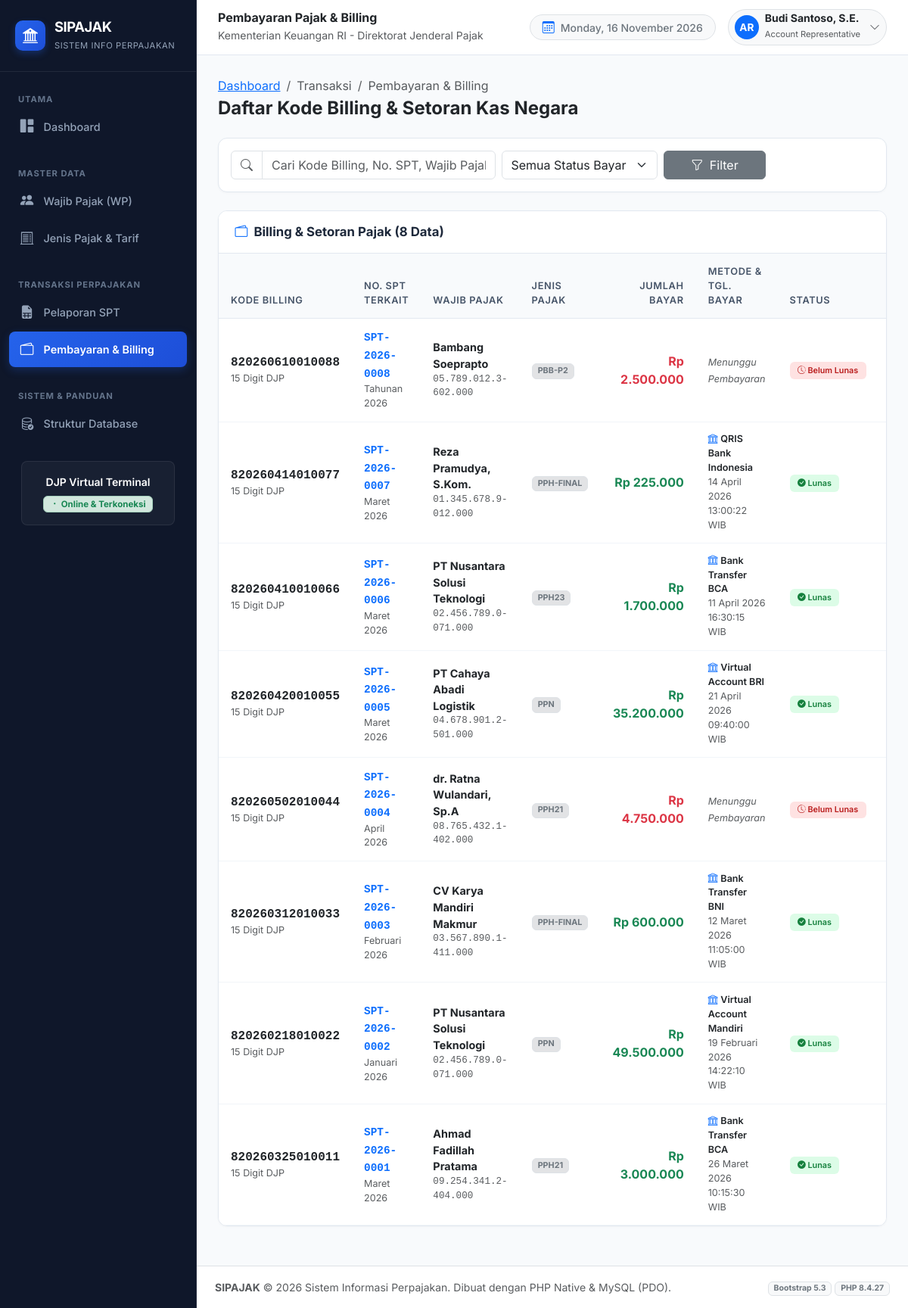
The app's page /pembayaran/index.php with its own data.
### tables this page shows
CREATE TABLE `pembayaran_pajak` (
  `id` int NOT NULL,
  `kode_billing` varchar(50) NOT NULL,
  `id_pelaporan` int NOT NULL,
  `jumlah_bayar` decimal(15,2) NOT NULL,
  `metode_bayar` varchar(50) DEFAULT NULL,
  `tanggal_bayar` datetime DEFAULT NULL,
  `status_bayar` enum('LUNAS','BELUM LUNAS') NOT NULL DEFAULT 'BELUM LUNAS',
  `created_at` timestamp NULL DEFAULT CURRENT_TIMESTAMP,
  `updated_at` timestamp NULL DEFAULT CURRENT_TIMESTAMP ON UPDATE CURRENT_TIMESTAMP
);

CREATE TABLE `pelaporan_spt` (
  `id` int NOT NULL,
  `nomor_spt` varchar(50) NOT NULL,
  `id_wajib_pajak` int NOT NULL,
  `id_jenis_pajak` int NOT NULL,
  `id_petugas` int NOT NULL,
  `masa_pajak` varchar(20) NOT NULL,
  `tahun_pajak` int NOT NULL,
  `dasar_pengenaan_pajak` decimal(15,2) NOT NULL,
  `pajak_terutang` decimal(15,2) NOT NULL,
  `tanggal_lapor` date NOT NULL,
  `status_lapor` enum('TEPAT WAKTU','TERLAMBAT') NOT NULL,
  `created_at` timestamp NULL DEFAULT CURRENT_TIMESTAMP,
  `updated_at` timestamp NULL DEFAULT CURRENT_TIMESTAMP ON UPDATE CURRENT_TIMESTAMP
);

CREATE TABLE `wajib_pajak` (
  `id` int NOT NULL,
  `npwp` varchar(25) NOT NULL,
  `nik` varchar(20) NOT NULL,
  `nama_wajib_pajak` varchar(150) NOT NULL,
  `jenis_wp` enum('OP','Badan') NOT NULL,
  `alamat` text NOT NULL,
  `no_telepon` varchar(20) NOT NULL,
  `email` varchar(100) NOT NULL,
  `tanggal_daftar` date NOT NULL,
  `created_at` timestamp NULL DEFAULT CURRENT_TIMESTAMP,
  `updated_at` timestamp NULL DEFAULT CURRENT_TIMESTAMP ON UPDATE CURRENT_TIMESTAMP
);

CREATE TABLE `jenis_pajak` (
  `id` int NOT NULL,
  `kode_pajak` varchar(20) NOT NULL,
  `nama_pajak` varchar(100) NOT NULL,
  `tarif_persen` decimal(5,2) NOT NULL,
  `keterangan` text,
  `created_at` timestamp NULL DEFAULT CURRENT_TIMESTAMP,
  `updated_at` timestamp NULL DEFAULT CURRENT_TIMESTAMP ON UPDATE CURRENT_TIMESTAMP
);

### config/database.php (called while the page is built, shortened)
<?php
function base_url($path = '') {
    $protocol = (!empty($_SERVER['HTTPS']) && $_SERVER['HTTPS'] !== 'off' || (isset($_SERVER['SERVER_PORT']) && $_SERVER['SERVER_PORT'] == 443)) ? "https://" : "http://";
    $host = $_SERVER['HTTP_HOST'] ?? 'localhost';
    $scriptDir = str_replace('\\', '/', dirname($_SERVER['SCRIPT_NAME']));
    $pos = strpos($scriptDir, '/databases_pajak');
    if ($pos !== false) {
        $root = substr($scriptDir, 0, $pos + strlen('/databases_pajak'));
    } else {
        $root = '';
    }
    $cleanPath = ltrim($path, '/');
    return rtrim($protocol . $host . $root, '/') . ($cleanPath ? '/' . $cleanPath : '');
}
function format_rupiah($angka) {
    return 'Rp ' . number_format((float)$angka, 0, ',', '.');
}
function format_tanggal($tanggal, $dengan_waktu = false) {
    $bulan_indo = [
        1 => 'Januari', 'Februari', 'Maret', 'April', 'Mei', 'Juni',
        'Juli', 'Agustus', 'September', 'Oktober', 'November', 'Desember'
    ];
    $time = strtotime($tanggal);
    $tgl = date('d', $time);
    $bln = (int)date('m', $time);
    $thn = date('Y', $time);
    $hasil = $tgl . ' ' . ($bulan_indo[$bln] ?? '') . ' ' . $thn;
    if ($dengan_waktu) {
        $hasil .= ' ' . date('H:i:s', $time) . ' WIB';
    }
    return $hasil;
}

### pembayaran/index.php (the view, shortened to what this page needs)
<?php
require_once __DIR__ . '/../config/database.php';
$search = trim($_GET['search'] ?? '');
$query = "SELECT
    b.*,
    s.nomor_spt,
    s.masa_pajak,
    s.tahun_pajak,
    s.pajak_terutang,
    w.nama_wajib_pajak,
    w.npwp,
    w.jenis_wp,
    j.kode_pajak,
    j.nama_pajak
    FROM pembayaran_pajak b
    JOIN pelaporan_spt s ON b.id_pelaporan = s.id
    JOIN wajib_pajak w ON s.id_wajib_pajak = w.id
    JOIN jenis_pajak j ON s.id_jenis_pajak = j.id
    WHERE 1=1";
$params = [];
$query .= " ORDER BY b.id DESC";
$pembayaran_list = [];
if ($pdo) {
    try {
        $stmt = $pdo->prepare($query);
        $stmt->execute($params);
        $pembayaran_list = $stmt->fetchAll();
    } catch (PDOException $e) {
        set_flash('danger', 'Gagal memuat data pembayaran: ' . $e->getMessage());
    }
}
require_once __DIR__ . '/../includes/header.php';
require_once __DIR__ . '/../includes/sidebar.php';
?>
<div class="main-wrapper">
  <?php require_once __DIR__ . '/../includes/navbar.php'; ?>
  <div class="content-body">
    <div class="d-flex flex-column flex-md-row justify-content-between align-items-md-center gap-3 mb-4">
      <div>
        <nav aria-label="breadcrumb">
          <ol class="breadcrumb mb-1 small">
            <li class="breadcrumb-item"><a href="<?= base_url('index.php'); ?>">Dashboard</a></li>
            <li class="breadcrumb-item active">Transaksi</li>
            <li class="breadcrumb-item active">Pembayaran & Billing</li>
          </ol>
        </nav>
        <h4 class="fw-bold text-dark mb-0">Daftar Kode Billing & Setoran Kas Negara</h4>
      </div>
    </div>
    <div class="app-card mb-4">
      <div class="app-card-body p-3">
        <form method="GET" action="<?= base_url('pembayaran/index.php'); ?>" class="row g-2 align-items-center">
          <div class="col-12 col-md-6 col-lg-5">
            <div class="input-group">
              <span class="input-group-text bg-white text-muted"><i class="bi bi-search"></i></span>
              <input type="text" name="search" class="form-control" placeholder="Cari Kode Billing, No. SPT, Wajib Pajak..." value="<?= htmlspecialchars($search); ?>">
            </div>
          </div>
          <div class="col-12 col-md-4 col-lg-3">
            <select name="status_bayar" class="form-select">
              <option value="">Semua Status Bayar</option>
            </select>
          </div>
          <div class="col-12 col-md-2 d-flex gap-2">
            <button type="submit" class="btn btn-secondary w-100">
              <i class="bi bi-funnel me-1"></i> Filter
            </button>
          </div>
        </form>
      </div>
    </div>
    <div class="app-card">
      <div class="app-card-header">
        <h2 class="app-card-title">
          <i class="bi bi-wallet2 text-primary"></i>
          Billing & Setoran Pajak (<?= count($pembayaran_list); ?> Data)
        </h2>
      </div>
      <div class="table-responsive">
        <table class="table table-custom align-middle">
          <thead>
            <tr>
              <th>Kode Billing</th>
              <th>No. SPT Terkait</th>
              <th>Wajib Pajak</th>
              <th>Jenis Pajak</th>
              <th class="text-end">Jumlah Bayar</th>
              <th>Metode & Tgl. Bayar</th>
              <th>Status</th>
              <th class="text-center" style="width: 140px;">Aksi</th>
            </tr>
          </thead>
          <tbody>
            <?php if (empty($pembayaran_list)): ?>
              <tr>
                <td colspan="8" class="text-center py-4 text-muted">
                  <i class="bi bi-receipt-cutoff fs-2 d-block mb-1"></i>
                  Data billing atau pembayaran tidak ditemukan.
                </td>
              </tr>
            <?php else: ?>
              <?php foreach ($pembayaran_list as $row): ?>
                <tr>
                  <td>
                    <span class="font-monospace fw-bold text-dark fs-6">
                      <?= htmlspecialchars($row['kode_billing']); ?>
                    </span>
                    <div class="small text-muted">15 Digit DJP</div>
                  </td>
                  <td>
                    <a href="<?= base_url('pelaporan_spt/detail.php?id=' . $row['id_pelaporan']); ?>" class="fw-semibold text-primary text-decoration-none font-monospace">
                      <?= htmlspecialchars($row['nomor_spt']); ?>
                    </a>
                    <div class="small text-muted"><?= htmlspecialchars($row['masa_pajak'] . ' ' . $row['tahun_pajak']); ?></div>
                  </td>
                  <td>
                    <div class="fw-bold text-dark"><?= htmlspecialchars($row['nama_wajib_pajak']); ?></div>
                    <div class="small text-muted font-monospace"><?= htmlspecialchars($row['npwp']); ?></div>
                  </td>
                  <td>
                    <span class="badge bg-secondary-subtle text-secondary border">
                      <?= htmlspecialchars($row['kode_pajak']); ?>
                    </span>
                  </td>
                  <td class="text-end fw-bold fs-6 <?= $row['status_bayar'] === 'LUNAS' ? 'text-success' : 'text-danger'; ?>">
                    <?= format_rupiah($row['jumlah_bayar']); ?>
                  </td>
                  <td>
                    <?php if ($row['status_bayar'] === 'LUNAS'): ?>
                      <div class="fw-semibold text-dark small"><i class="bi bi-bank me-1 text-primary"></i><?= htmlspecialchars($row['metode_bayar']); ?></div>
                      <div class="small text-muted"><?= format_tanggal($row['tanggal_bayar'], true); ?></div>
                    <?php else: ?>
                      <span class="text-muted small fst-italic">Menunggu Pembayaran</span>
                    <?php endif; ?>
                  </td>
                  <td>
                    <?php if ($row['status_bayar'] === 'LUNAS'): ?>
                      <span class="badge badge-lunas"><i class="bi bi-check-circle-fill"></i> Lunas</span>
                    <?php else: ?>
                      <span class="badge badge-belum-lunas"><i class="bi bi-clock-history"></i> Belum Lunas</span>
                    <?php endif; ?>
                  </td>
                  <td class="text-center">
                  </td>
                </tr>
              <?php endforeach; ?>
            <?php endif; ?>
          </tbody>
        </table>
      </div>
    </div>
<?php
require_once __DIR__ . '/../includes/footer.php';
?>

### assets/css/style.css (style rules this page uses)
:root { --primary-color: #1e3a8a; --primary-hover: #1e40af; --secondary-color: #0f766e; --accent-color: #f59e0b; --bg-light: #f8fafc; --card-bg: #ffffff; --text-main: #1e293b; --text-muted: #64748b; --sidebar-width: 260px; --sidebar-bg: #0f172a; --sidebar-color: #cbd5e1; }
body { font-family: 'Inter', -apple-system, BlinkMacSystemFont, 'Segoe UI', Roboto, Helvetica, Arial, sans-serif; background-color: var(--bg-light); color: var(--text-main); min-height: 100vh; }
.main-wrapper { margin-left: var(--sidebar-width); min-height: 100vh; display: flex; flex-direction: column; transition: all 0.3s ease; }
.content-body { padding: 1.75rem; flex: 1; }
.app-card { border: 1px solid #e2e8f0; border-radius: 12px; background: #ffffff; box-shadow: 0 1px 3px rgba(0, 0, 0, 0.03); margin-bottom: 1.5rem; overflow: hidden; }
.app-card-header { padding: 1.1rem 1.35rem; background: #ffffff; border-bottom: 1px solid #e2e8f0; display: flex; align-items: center; justify-content: space-between; flex-wrap: wrap; gap: 0.75rem; }
.app-card-title { font-size: 1.05rem; font-weight: 700; color: #1e293b; margin: 0; display: flex; align-items: center; gap: 0.5rem; }
.app-card-body { padding: 1.35rem; }
.table-custom { margin-bottom: 0; font-size: 0.9rem; }
.table-custom thead th { background-color: #f8fafc; color: #475569; font-weight: 600; font-size: 0.8rem; text-transform: uppercase; letter-spacing: 0.05em; border-bottom: 1px solid #e2e8f0; padding: 0.85rem 1rem; }
.table-custom tbody td { padding: 0.85rem 1rem; vertical-align: middle; border-bottom: 1px solid #f1f5f9; }
.badge-lunas { background-color: #dcfce7; color: #15803d; font-weight: 600; padding: 0.35rem 0.65rem; border-radius: 6px; }
.badge-belum-lunas { background-color: #fee2e2; color: #b91c1c; font-weight: 600; padding: 0.35rem 0.65rem; border-radius: 6px; }

### records on screen
pembayaran_pajak: kode_billing "820260610010088", id_pelaporan.nomor_spt "SPT-2026-0008", id_pelaporan.tahun_pajak "Tahunan 2026", wajib_pajak.nama_wajib_pajak "Bambang Soeprapto", wajib_pajak.npwp "05.789.012.3-602.000", jenis_pajak.kode_pajak "PBB-P2", jumlah_bayar "Rp 2.500.000", status_bayar "Menunggu Pembayaran"
pembayaran_pajak: kode_billing "820260414010077", id_pelaporan.nomor_spt "SPT-2026-0007", id_pelaporan.tahun_pajak "Maret 2026", wajib_pajak.nama_wajib_pajak "Reza Pramudya, S.Kom.", wajib_pajak.npwp "01.345.678.9-012.000", jenis_pajak.kode_pajak "PPH-FINAL", jumlah_bayar "Rp 225.000", metode_bayar "QRIS Bank Indonesia", tanggal_bayar "14 April 2026 13:00:22 WIB", status_bayar "LUNAS" (drawn)
pembayaran_pajak: kode_billing "820260410010066", id_pelaporan.nomor_spt "SPT-2026-0006", id_pelaporan.tahun_pajak "Maret 2026", wajib_pajak.nama_wajib_pajak "PT Nusantara Solusi Teknologi", wajib_pajak.npwp "02.456.789.0-071.000", jenis_pajak.kode_pajak "PPH23", jumlah_bayar "Rp 1.700.000", metode_bayar "Bank Transfer BCA", tanggal_bayar "11 April 2026 16:30:15 WIB", status_bayar "LUNAS" (drawn)
pembayaran_pajak: kode_billing "820260420010055", id_pelaporan.nomor_spt "SPT-2026-0005", id_pelaporan.tahun_pajak "Maret 2026", wajib_pajak.nama_wajib_pajak "PT Cahaya Abadi Logistik", wajib_pajak.npwp "04.678.901.2-501.000", jenis_pajak.kode_pajak "PPN", jumlah_bayar "Rp 35.200.000", metode_bayar "Virtual Account BRI", tanggal_bayar "21 April 2026 09:40:00 WIB", status_bayar "LUNAS" (drawn)
pembayaran_pajak: kode_billing "820260502010044", id_pelaporan.nomor_spt "SPT-2026-0004", id_pelaporan.tahun_pajak "April 2026", wajib_pajak.nama_wajib_pajak "dr. Ratna Wulandari, Sp.A", wajib_pajak.npwp "08.765.432.1-402.000", jenis_pajak.kode_pajak "PPH21", jumlah_bayar "Rp 4.750.000", status_bayar "Menunggu Pembayaran"
pembayaran_pajak: kode_billing "820260312010033", id_pelaporan.nomor_spt "SPT-2026-0003", id_pelaporan.tahun_pajak "Februari 2026", wajib_pajak.nama_wajib_pajak "CV Karya Mandiri Makmur", wajib_pajak.npwp "03.567.890.1-411.000", jenis_pajak.kode_pajak "PPH-FINAL", jumlah_bayar "Rp 600.000", metode_bayar "Bank Transfer BNI", tanggal_bayar "12 Maret 2026 11:05:00 WIB", status_bayar "LUNAS" (drawn)
pembayaran_pajak: kode_billing "820260218010022", id_pelaporan.nomor_spt "SPT-2026-0002", id_pelaporan.tahun_pajak "Januari 2026", wajib_pajak.nama_wajib_pajak "PT Nusantara Solusi Teknologi", wajib_pajak.npwp "02.456.789.0-071.000", jenis_pajak.kode_pajak "PPN", jumlah_bayar "Rp 49.500.000", metode_bayar "Virtual Account Mandiri", tanggal_bayar "19 Februari 2026 14:22:10 WIB", status_bayar "LUNAS" (drawn)
pembayaran_pajak: kode_billing "820260325010011", id_pelaporan.nomor_spt "SPT-2026-0001", id_pelaporan.tahun_pajak "Maret 2026", wajib_pajak.nama_wajib_pajak "Ahmad Fadillah Pratama", wajib_pajak.npwp "09.254.341.2-404.000", jenis_pajak.kode_pajak "PPH21", jumlah_bayar "Rp 3.000.000", metode_bayar "Bank Transfer BCA", tanggal_bayar "26 Maret 2026 10:15:30 WIB", status_bayar "LUNAS" (drawn)

### other values on screen
$page_title "Pembayaran Pajak & Billing"
count($pembayaran_list) "8"
phpversion() "8.4.27"
